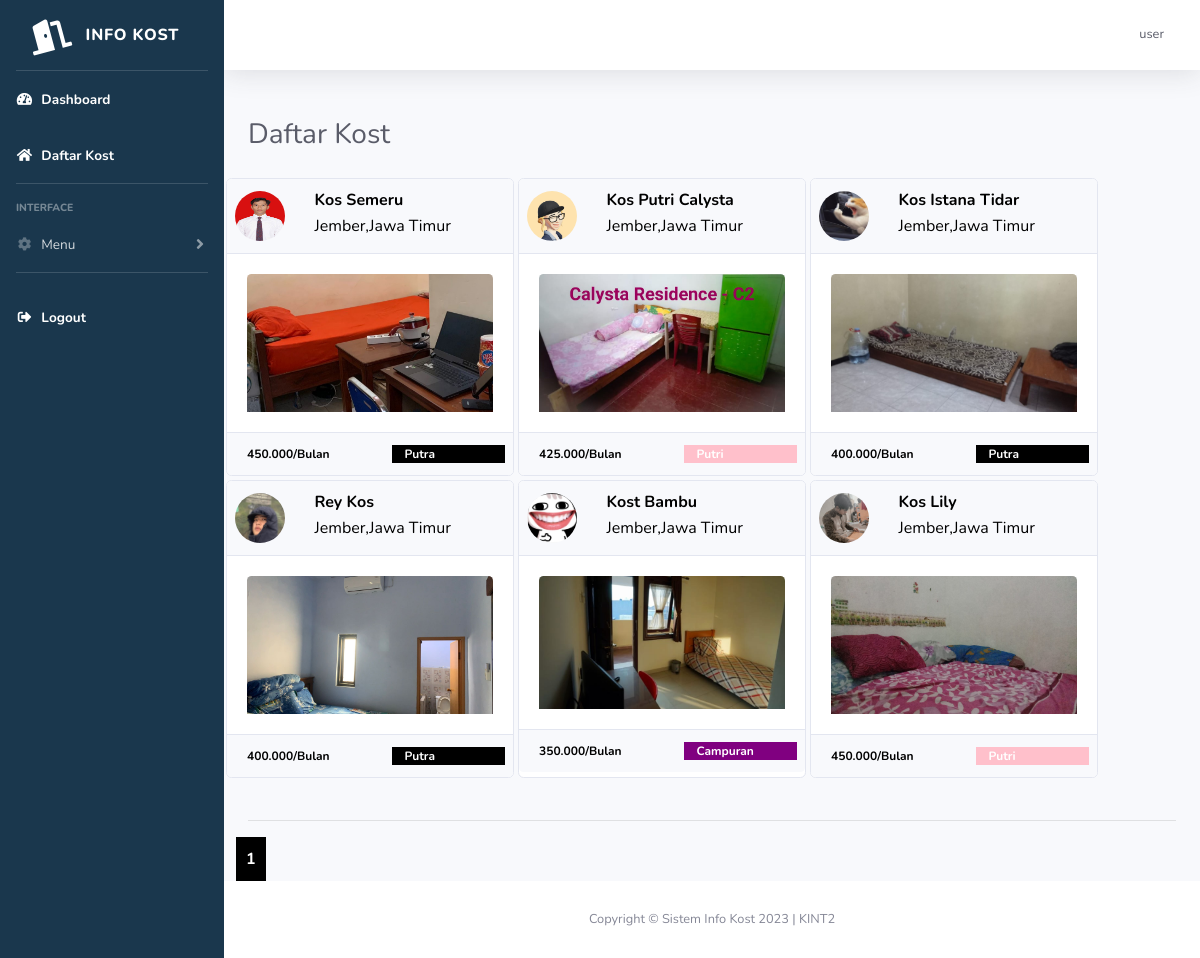
Page /kost/daftar-kost.php (signed in) on the committed database.
### tables this page shows
CREATE TABLE `kost` (
  `id_kost` int(11) NOT NULL,
  `nama_kost` varchar(255) NOT NULL,
  `tipe_kost` varchar(255) NOT NULL,
  `jenis_kost` varchar(255) NOT NULL,
  `jumlah_kamar` int(11) NOT NULL,
  `tanggal_tagih` date NOT NULL,
  `nama_pemilik` text NOT NULL,
  `nama_bank` text NOT NULL,
  `no_rekening` int(11) NOT NULL,
  `foto_bangunan_utama` varchar(255) NOT NULL,
  `foto_kamar` varchar(255) NOT NULL,
  `foto_kamar_mandi` varchar(255) NOT NULL,
  `foto_interior` varchar(255) NOT NULL,
  `provinsi` varchar(25) NOT NULL,
  `kota` varchar(25) NOT NULL,
  `kecamatan` varchar(25) NOT NULL,
  `kelurahan` varchar(25) NOT NULL,
  `alamat` varchar(255) NOT NULL,
  `harga_sewa` int(11) NOT NULL,
  `kontak` varchar(255) NOT NULL,
  `deskripsi` text NOT NULL,
  `id_pemilik` int(11) NOT NULL,
  `fasilitas_kost` text NOT NULL
);

CREATE TABLE `user` (
  `id` int(11) NOT NULL,
  `nama_lengkap` varchar(255) NOT NULL,
  `email` varchar(255) NOT NULL,
  `username` varchar(255) NOT NULL,
  `password` varchar(255) NOT NULL,
  `no_hp` varchar(255) NOT NULL,
  `foto_ktp` varchar(255) NOT NULL,
  `foto_profil` text NOT NULL,
  `roles` int(11) NOT NULL,
  `id_kost_saya` int(11) NOT NULL
);

### kost/daftar-kost.php (the view, shortened to what this page needs)
<?php
include('includes/header.php');
$jumlah_data_perhalaman = 8;
$jumlah_halaman = ceil($jumlah_data = mysqli_num_rows(mysqli_query($koneksi, "SELECT * FROM kost JOIN user ON kost.id_pemilik = user.id")) / $jumlah_data_perhalaman);
if (isset($_GET['halaman'])) {
  $halaman_aktif = $_GET['halaman'];
} else {
  $halaman_aktif = 1;
}
$awalData = ($jumlah_data_perhalaman * $halaman_aktif) - $jumlah_data_perhalaman;
$query = "SELECT * FROM kost  INNER JOIN user ON kost.id_pemilik = user.id LIMIT $awalData,$jumlah_data_perhalaman";
$data = mysqli_query($koneksi, $query);
function minfas($idkost, $tipe_kost)
{
  global $koneksi;
  $cost = mysqli_query($koneksi, "SELECT min(biaya_fasilitas) FROM kamar WHERE id_kost=$idkost");
  $p = mysqli_fetch_array($cost);
  if ($tipe_kost == "Bulan") {
    return $p['min(biaya_fasilitas)'];
  } else if ($tipe_kost == "Tahun") {
    return $p['min(biaya_fasilitas)'] * 12;
  }
}
?>
<body>
  <div class="container">
        <div class="d-sm-flex align-items-center justify-content-between mb-4">
        <h1 class="h3 mb-0 text-gray-800">Daftar Kost</h1>
    </div>
    <div class="row">
      <div class="row kartu">
        <?php while ($d = mysqli_fetch_array($data)) {
        ?>
          <div class="card" style="width: 18rem;">
            <a href="tampilan-kost.php?id_kost=<?php echo $d['id_kost'] ?>">
              <div class="card-header">
                <div class="row">
                  <div class="col-md-3">
                    <div class="row">
                      <img src="../img/profil/<?php echo $d['foto_profil'] ?>" class="thumbnail img-responsive rounded-circle mr-3" height="50px" width="50px" alt="avatar">
                    </div>
                  </div>
                  <div class="col">
                    <div class="card-text">
                      <h6 class="card-title font-weight-bold mb-1"><?php echo $d['nama_kost'] ?></h6>
                      <p class="card-text"><?php echo $d['kota'] . ',' . $d['provinsi'] ?></p>
                    </div>
                  </div>
                </div>
              </div>
              <div class="card-body">
                <img height="" class="card-img-top" src="../img/foto_kost/kamar/<?php echo $d['foto_kamar'] ?>" alt="Card image cap">
              </div>
              <div class="card-footer">
                <div class="row">
                  <div class="col-md-7" style="font-size:12px;font-weight:bold"><?php echo number_format($d['harga_sewa'] + minfas($d['id_kost'], $d['tipe_kost']), 0, ',', '.') . '/' . $d['tipe_kost'] ?></div>
                  <?php
                  if ($d['jenis_kost'] == "Putri") {
                  ?>
                    <div class="col" style="background-color:pink;font-size:12px;font-weight:bold;color:white"><?php echo $d['jenis_kost'] ?></div>
                  <?php
                  } else if ($d['jenis_kost'] == "Putra") {
                  ?>
                    <div class="col" style="background-color:black;font-size:12px;font-weight:bold;color:white"><?php echo $d['jenis_kost'] ?></div>
                  <?php
                  } else if ($d['jenis_kost'] == "Campuran") {
                  ?>
                    <div class="col" style="background-color:purple;font-size:12px;font-weight:bold;color:white"><?php echo $d['jenis_kost'] ?></div>
                  <?php } ?>
                </div>
              </div>
            </a>
          </div>
        <?php
      } ?>
      </div>
    </div>
    <br>
    <hr>
    <div class="row">
      <?php for ($i = 1; $i <= $jumlah_halaman; $i++) : ?>
        <?php if ($i == $halaman_aktif) : ?>
          <a style="font-weight: bold;background-color:black;padding:10px;color:white;" href="?halaman=<?php echo $i ?>"><?php echo $i ?></a>
        <?php else : ?>
          <a style="font-weight: bold;background-color:red;padding:10px;color:white" href="?halaman=<?php echo $i ?>"><?php echo $i ?></a>
        <?php endif; ?>
      <?php endfor; ?>
    </div>
  </div>
</body>
<?php
include('includes/footer.php');
?>

### kost/daftar-kost.php (style rules this page uses)
.card { margin: 2px; }
a { text-decoration: none; color: black }

### rows in the picture
kost: id_pemilik.foto_profil (picture), nama_kost "Kos Semeru", kota "Jember", provinsi "Jawa Timur", foto_kamar (picture), tipe_kost "450.000", tipe_kost "Bulan", jenis_kost "Putra"
kost: id_pemilik.foto_profil (picture), nama_kost "Kos Putri Calysta", kota "Jember", provinsi "Jawa Timur", foto_kamar (picture), tipe_kost "425.000", tipe_kost "Bulan", jenis_kost "Putri"
kost: id_pemilik.foto_profil (picture), nama_kost "Kos Istana Tidar", kota "Jember", provinsi "Jawa Timur", foto_kamar (picture), tipe_kost "400.000", tipe_kost "Bulan", jenis_kost "Putra"
kost: id_pemilik.foto_profil (picture), nama_kost "Rey Kos", kota "Jember", provinsi "Jawa Timur", foto_kamar (picture), tipe_kost "400.000", tipe_kost "Bulan", jenis_kost "Putra"
kost: id_pemilik.foto_profil (picture), nama_kost "Kost Bambu", kota "Jember", provinsi "Jawa Timur", foto_kamar (picture), tipe_kost "350.000", tipe_kost "Bulan", jenis_kost "Campuran"
kost: id_pemilik.foto_profil (picture), nama_kost "Kos Lily", kota "Jember", provinsi "Jawa Timur", foto_kamar (picture), tipe_kost "450.000", tipe_kost "Bulan", jenis_kost "Putri"

### other values in the picture
$_SESSION['username'] "user"
